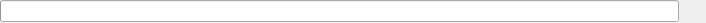
<?xml version="1.0" encoding="UTF-8"?>
<ui version="4.0">
 <class>ProgressWidget</class>
 <widget class="QWidget" name="ProgressWidget">
  <property name="geometry">
   <rect>
    <x>0</x>
    <y>0</y>
    <width>706</width>
    <height>23</height>
   </rect>
  </property>
  <property name="windowTitle">
   <string>Form</string>
  </property>
  <layout class="QGridLayout" name="gridLayout">
   <property name="horizontalSpacing">
    <number>5</number>
   </property>
   <property name="margin">
    <number>0</number>
   </property>
   <item row="0" column="0">
    <widget class="QProgressBar" name="progressBar">
     <property name="enabled">
      <bool>true</bool>
     </property>
     <property name="value">
      <number>0</number>
     </property>
     <property name="textVisible">
      <bool>false</bool>
     </property>
     <property name="invertedAppearance">
      <bool>false</bool>
     </property>
    </widget>
   </item>
   <item row="0" column="1">
    <widget class="rqt_multiplot::StatusWidget" name="widgetStatus" native="true">
     <property name="minimumSize">
      <size>
       <width>22</width>
       <height>22</height>
      </size>
     </property>
     <property name="maximumSize">
      <size>
       <width>22</width>
       <height>22</height>
      </size>
     </property>
    </widget>
   </item>
  </layout>
 </widget>
 <customwidgets>
  <customwidget>
   <class>rqt_multiplot::StatusWidget</class>
   <extends>QWidget</extends>
   <header location="global">rqt_multiplot/StatusWidget.h</header>
   <container>1</container>
  </customwidget>
 </customwidgets>
 <resources/>
 <connections/>
</ui>
